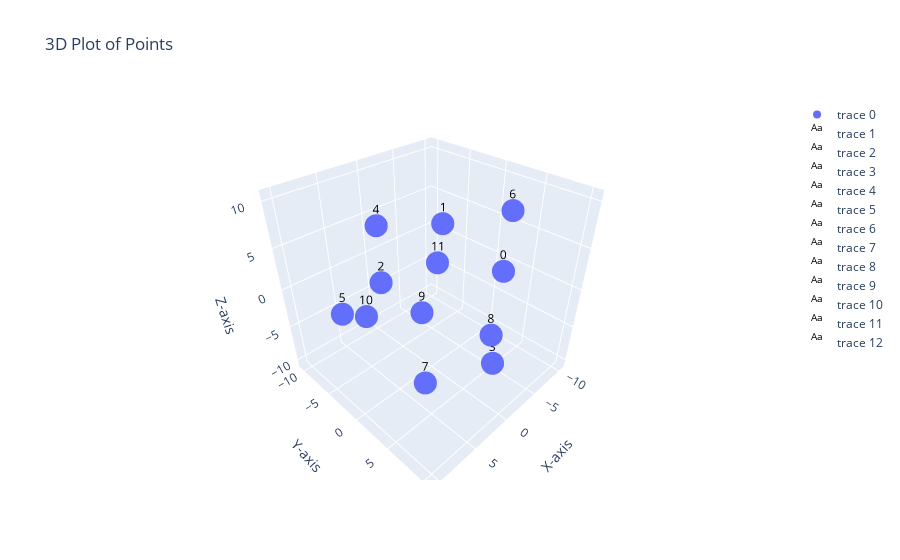

Source (notebook cell):
### Code cell
file_name="couplings_12_1"
dab=load_d(file_name)
mapData(dab)

### Figure 1 — Plotly figure (JSON) as saved in the notebook; plotly's stock layout.template omitted (floating-point values rounded to 4 significant figures)
{"data": [{"mode": "markers", "type": "scatter3d", "x": [-9.99, -8.391, 0.6904, -0.6051, 1.041, 7.167, -6.41, 5.075, 4.282, -3.692, 9.773, 1.059], "y": [1.824, -6.545, -7.68, 8.133, -7.311, -6.393, 4.626, 4.128, 11.09, -5.464, 1.782, 1.812], "z": [-1.378, 2.357, -2.415, -5.358, 5.236, -2.759, 8.494, -6.964, 3.217, -8.058, 2.994, 4.634]}, {"hoverinfo": "none", "mode": "text", "text": "0", "textfont": {"color": "black", "size": 12}, "type": "scatter3d", "x": [-9.99], "y": [1.824], "z": [-1.378]}, {"hoverinfo": "none", "mode": "text", "text": "1", "textfont": {"color": "black", "size": 12}, "type": "scatter3d", "x": [-8.391], "y": [-6.545], "z": [2.357]}, {"hoverinfo": "none", "mode": "text", "text": "2", "textfont": {"color": "black", "size": 12}, "type": "scatter3d", "x": [0.6904], "y": [-7.68], "z": [-2.415]}, {"hoverinfo": "none", "mode": "text", "text": "3", "textfont": {"color": "black", "size": 12}, "type": "scatter3d", "x": [-0.6051], "y": [8.133], "z": [-5.358]}, {"hoverinfo": "none", "mode": "text", "text": "4", "textfont": {"color": "black", "size": 12}, "type": "scatter3d", "x": [1.041], "y": [-7.311], "z": [5.236]}, {"hoverinfo": "none", "mode": "text", "text": "5", "textfont": {"color": "black", "size": 12}, "type": "scatter3d", "x": [7.167], "y": [-6.393], "z": [-2.759]}, {"hoverinfo": "none", "mode": "text", "text": "6", "textfont": {"color": "black", "size": 12}, "type": "scatter3d", "x": [-6.41], "y": [4.626], "z": [8.494]}, {"hoverinfo": "none", "mode": "text", "text": "7", "textfont": {"color": "black", "size": 12}, "type": "scatter3d", "x": [5.075], "y": [4.128], "z": [-6.964]}, {"hoverinfo": "none", "mode": "text", "text": "8", "textfont": {"color": "black", "size": 12}, "type": "scatter3d", "x": [4.282], "y": [11.09], "z": [3.217]}, {"hoverinfo": "none", "mode": "text", "text": "9", "textfont": {"color": "black", "size": 12}, "type": "scatter3d", "x": [-3.692], "y": [-5.464], "z": [-8.058]}, {"hoverinfo": "none", "mode": "text", "text": "10", "textfont": {"color": "black", "size": 12}, "type": "scatter3d", "x": [9.773], "y": [1.782], "z": [2.994]}, {"hoverinfo": "none", "mode": "text", "text": "11", "textfont": {"color": "black", "size": 12}, "type": "scatter3d", "x": [1.059], "y": [1.812], "z": [4.634]}], "layout": {"scene": {"aspectmode": "cube", "xaxis": {"range": [-11.09, 11.09], "title": {"text": "X-axis"}}, "yaxis": {"range": [-11.09, 11.09], "title": {"text": "Y-axis"}}, "zaxis": {"range": [-11.09, 11.09], "title": {"text": "Z-axis"}}}, "title": {"text": "3D Plot of Points"}}}
